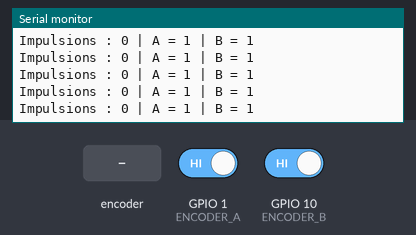
Bench run of a sketch on a simulated ESP32-C6. On the bench: the last lines printed to the serial monitor. Inputs (shaded band) come from the test bench; at power-on: GPIO 1 (ENCODER_A) HIGH, GPIO 10 (ENCODER_B) HIGH.

Above: at 1.2 s.
1.3 s: rotary encoder on GPIO 1 (ENCODER_A) / GPIO 10 (ENCODER_B) turned 1 step (first pin leading)
At 1.56 s:
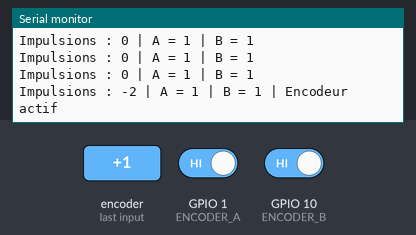
3.0 s: rotary encoder on GPIO 1 (ENCODER_A) / GPIO 10 (ENCODER_B) turned 1 step (first pin leading)
At 3.16 s:
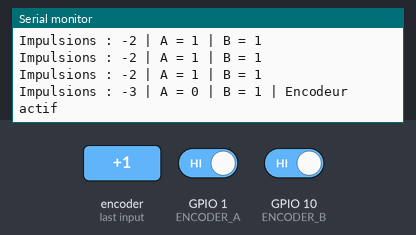
Timing chart, 0 to 6.0 s (numbered marks = the images above; inputs shaded):
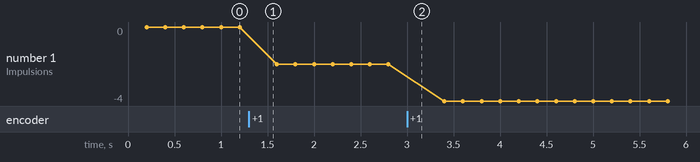

The sketch:

Test_Encodeur.ino
```cpp
/*
  Test encodeur incrémental - ESP32-C6

  Voie A -> GPIO 1
  Voie B -> GPIO 10
  GND encodeur -> GND ESP32
*/

const int ENCODER_A = 1;
const int ENCODER_B = 10;

volatile long compteur = 0;
volatile int dernierEtatA = 0;

void IRAM_ATTR encoderISR() {
  int etatA = digitalRead(ENCODER_A);
  int etatB = digitalRead(ENCODER_B);

  if (etatA != dernierEtatA) {
    if (etatA == etatB) {
      compteur++;
    } else {
      compteur--;
    }
    dernierEtatA = etatA;
  }
}

void setup() {
  Serial.begin(115200);

  pinMode(ENCODER_A, INPUT_PULLUP);
  pinMode(ENCODER_B, INPUT_PULLUP);

  dernierEtatA = digitalRead(ENCODER_A);

  attachInterrupt(
    digitalPinToInterrupt(ENCODER_A),
    encoderISR,
    CHANGE
  );

  Serial.println("Test encodeur ESP32-C6");
  Serial.println("Tourne le moteur et observe les valeurs.");
}

void loop() {
  static long ancienCompteur = 0;
  static unsigned long dernierAffichage = 0;

  if (millis() - dernierAffichage >= 200) {
    dernierAffichage = millis();

    noInterrupts();
    long valeur = compteur;
    interrupts();

    Serial.print("Impulsions : ");
    Serial.print(valeur);
    Serial.print(" | A = ");
    Serial.print(digitalRead(ENCODER_A));
    Serial.print(" | B = ");
    Serial.print(digitalRead(ENCODER_B));

    if (valeur != ancienCompteur) {
      Serial.println(" | Encodeur actif");
    } else {
      Serial.println();
    }

    ancienCompteur = valeur;
  }
}
```

Measured:
- after the input at 1.3 s, the serial monitor: prints a new line after 0.10 s (image 1)
- after the input at 3.0 s, the serial monitor: prints a new line at once (image 2)
- plotted number 1: 0 → -2 after the input at 1.3 s, -2 → -4 after the input at 3.0 s
